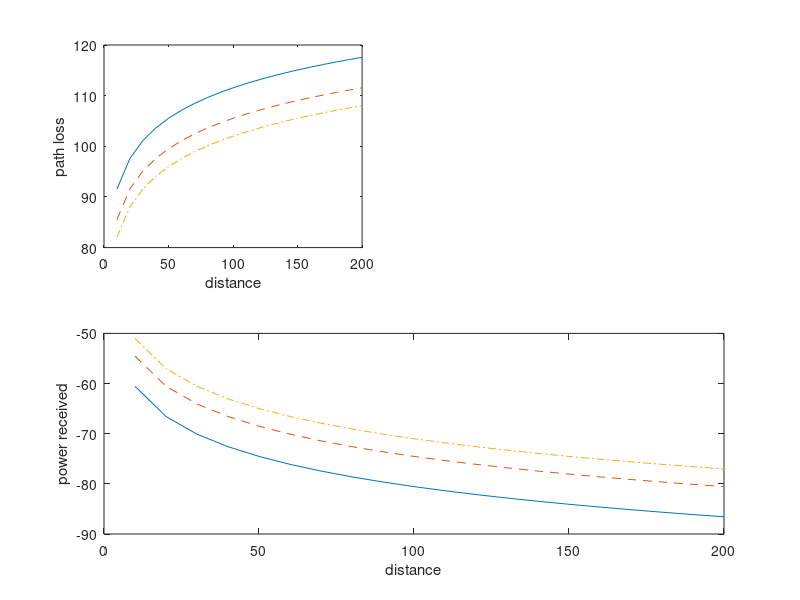

The MATLAB script that drew this image:
clc;
close all;
clear all;

hte_values = [100, 200, 300];  % Values of hte to consider
hre = 10;
gr = 1;
f = 900000000;
eirp = 1;

y = 300000000 / f;
amu = 43;
garea = 9;
edbm = 10 * log10(eirp * 1000);

d = 10:10:200;
lf = -20 * log10(y ./ (4 * pi * d));

% Initialize arrays to store l50 and prd values for each hte value
l50 = zeros(length(hte_values), length(d));
prd = zeros(length(hte_values), length(d));

% Line styles for plotting
line_styles = {'-', '--', '-.', ':'};

% Loop through each hte value
for i = 1:length(hte_values)
    hte = hte_values(i);
    ghte = 20 * log10(hte / 200);
    
    % Define a default value for ghre
    ghre = 0;
    
    if hre <= 3
        ghre = 10 * log10(hre / 3);
    elseif hre > 3 && hre < 10
        ghre = 20 * log10(hre / 3);
    end
    
    % Calculate l50 and prd for the current hte value
    l50(i, :) = lf + amu - ghte - ghre - garea;
    prd(i, :) = edbm - l50(i, :) + gr;
end

% Plot l50 and prd values for all hte values on the same graph with different line styles
figure;
subplot(2, 2, 1);

for i = 1:length(hte_values)
    plot(d, l50(i, :), line_styles{i});
    hold on;  % Hold the current plot
end

xlabel('distance');
ylabel('path loss');

subplot(2, 1, 2);

for i = 1:length(hte_values)
    plot(d, prd(i, :), line_styles{i});
    hold on;  % Hold the current plot
end

xlabel('distance');
ylabel('power received');
